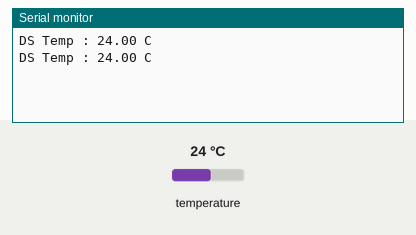
This sketch was run on a simulated Arduino Uno, built with avr-gcc and run on an emulated ATmega328P. Shown: the last lines printed to the serial monitor. The inputs (shaded band) are chosen by the test bench; at power-on: temperature 24 °C.

Above: at 3.5 s.
3.6 s: temperature set to 12 °C
At 4.1 s:
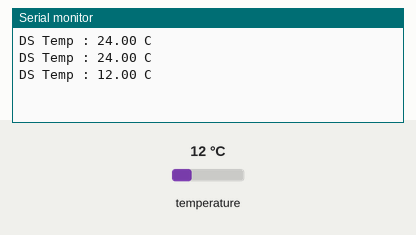
5.1 s: temperature set to 19 °C
At 6.6 s:
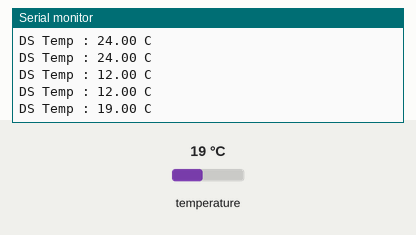
Timing chart, 0 to 8.1 s (numbered marks = the images above; inputs shaded):
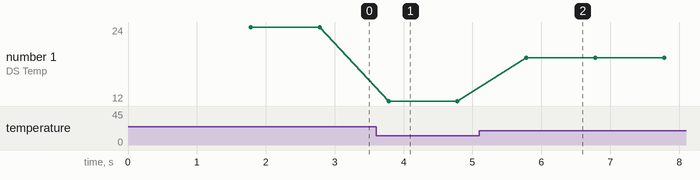

Measured:
- after the input at 3.6 s, the serial monitor: prints a new line after 0.18 s (image 1)
- after the input at 5.1 s, the serial monitor: prints a new line after 0.68 s (image 2)
- plotted number 1: 24 → 12 after the input at 3.6 s, 12 → 19 after the input at 5.1 s

The sketch:

ds18b20_test.ino
```cpp
#include <OneWire.h>
#include <DallasTemperature.h>

#define ONE_WIRE_BUS  4

OneWire oneWire(ONE_WIRE_BUS);
DallasTemperature DSsensor(&oneWire);
float temperature;

void run_ds_program() {
  static unsigned long lastTime_sample_point = millis();
  if (millis() - lastTime_sample_point > 1000U) {
    lastTime_sample_point = millis();
    DSsensor.setResolution(12);
    DSsensor.requestTemperatures();
    temperature = DSsensor.getTempCByIndex(0);
  }
}

void setup() {
  // put your setup code here, to run once:
  Serial.begin(115200);
  DSsensor.begin();

}

void loop() {
  // put your main code here, to run repeatedly:
  static unsigned long lastTime = millis();
  run_ds_program();
  if (millis() - lastTime > 1000U) {
    lastTime = millis();
    Serial.print(F("DS Temp : "));
    Serial.print(temperature);
    Serial.println(F(" C"));
  }
}
```
